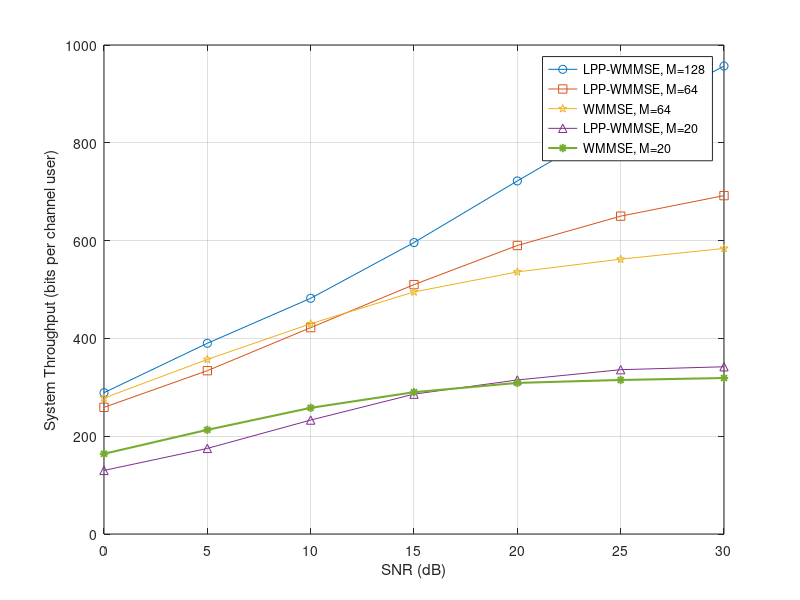

This figure's MATLAB source:
dB = [0 : 5 : 30];
rM8Q8C7 = [259, 334, 422, 510, 590, 650, 692];
rpcM8Q8C7 = [1.0 0.99 0.99 0.98 0.99, 0.99, 0.99];
wmmseM8Q8C7 = [278, 357, 430, 495, 536, 562, 584]

rM8Q16C7 = [289, 390, 482, 596, 722, 845, 957];

rM4Q5C7 = [130, 175, 233, 286, 315, 336, 342];
wmmseM4Q5C7 = [164, 213, 258, 290, 309, 315, 319];
% power consumption 100%

plot(dB, rM8Q16C7, '-o', dB, rM8Q8C7, '-s', dB, wmmseM8Q8C7, '-p', dB, rM4Q5C7, '-^', dB, wmmseM4Q5C7, '-*', 'LineWidth', 1.5);
legend('LPP-WMMSE, M=128', 'LPP-WMMSE, M=64', 'WMMSE, M=64', 'LPP-WMMSE, M=20', 'WMMSE, M=20');
grid on;
xlabel('SNR (dB)');
ylabel('System Throughput (bits per channel user)');
